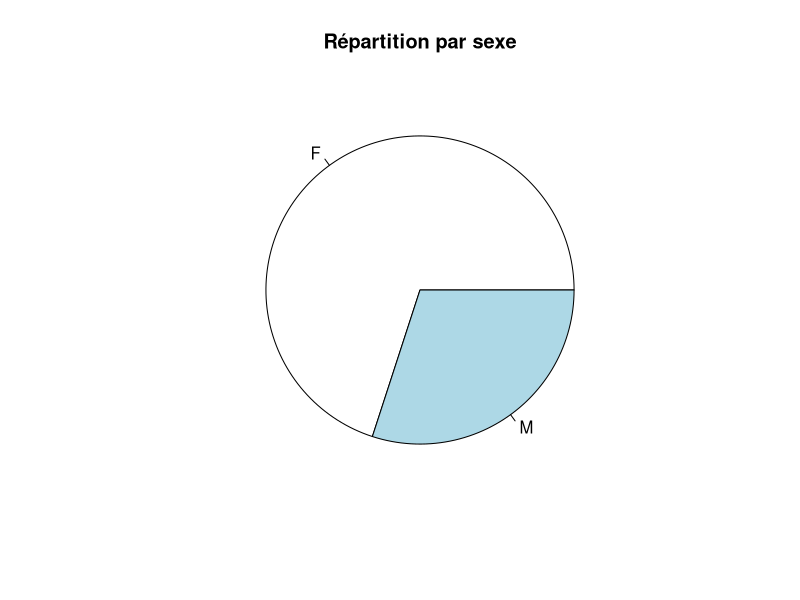
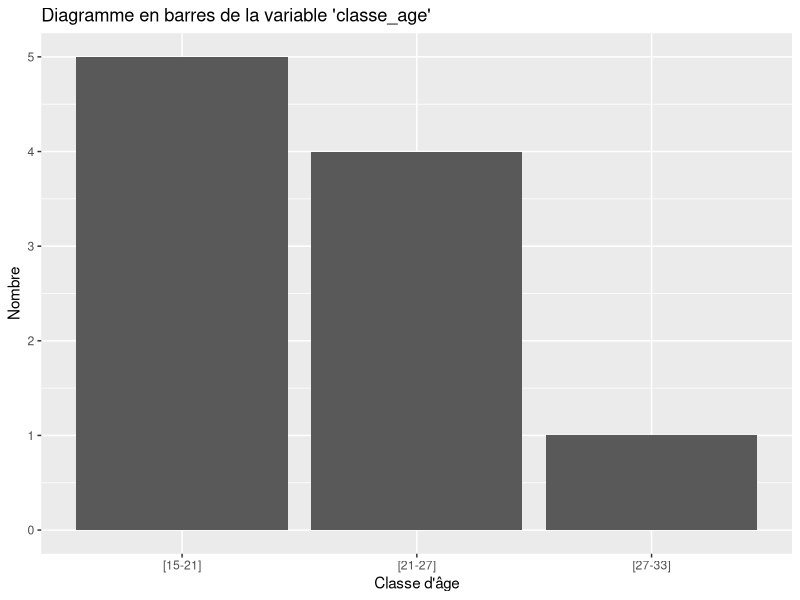

Reproduce these figures in R, in order.
#Création d'une base de donnée

Data_frame_JENEY <- data.frame(
  Nom = c("Astou","Hasna","Mame","Fatou","Khadidja","Sallah","Absa","Mati","Khadidjatou","Katy"),
  Age = c(26,22,16,21,19,18,33,25,17,20),
  Sexe = c("F","F","M","F","M","F","F","M","F","F"),
  Statut_Matimoniale = c("veuve","Marié","Celibataire","Celibataire","Marié","Marié","Divorcé","Marié","Celibataire","Celibataire"),
  Statut_social = c("Banquière","Journaliste","Maçon","Statisticienne","Infimière","medécin","Comptable","Restauratrice","Statisticienne","Statisticienne"),
  Nb_enfants = c(5,3,0,2,3,0,3,2,1,3)
)
View(Data_frame_JENEY)
Matice1 <- as.matrix(Data_frame_JENEY)

colnames(Matice1)<- c("Name","Age","Sex","marital_status","Social_status","number_of_children")
rownames(Matice1)<- c("SARR","COULIBALY","SOW","NDIAYE","FALL","FAYE","SENE","DIOUF","FAYE","NDIONE")

View(Matice1)

# Statistiques descriptives 
summary(Data_frame_JENEY)

# Supposons que 'df' est votre DataFrame et 'sexe' est la colonne qui contient le sexe
part <- table(Data_frame_JENEY$Sexe)

# Création du diagramme à secteurs
pie(part, labels = names(part), main = "Répartition par sexe")

# Supposons que 'df' est votre DataFrame et 'age' est la colonne qui contient l'âge

breaks <- seq(15, max(Data_frame_JENEY$Age), by = 6)
labels <- paste("[", breaks[-length(breaks)], "-", breaks[-1], "]", sep="")
Data_frame_JENEY$classe_age <- cut(Data_frame_JENEY$Age, breaks = breaks, include.lowest = TRUE, right = FALSE, labels = labels)

# Installation de la bibliothèque ggplot2 si elle n'est pas déjà installée
if (!require(ggplot2)) install.packages('ggplot2')

# Chargement de la bibliothèque ggplot2
library(ggplot2)

# Création du diagramme en barres
ggplot(Data_frame_JENEY, aes(x=classe_age)) +
  geom_bar() +
  xlab("Classe d'âge") +
  ylab("Nombre") +
  ggtitle("Diagramme en barres de la variable 'classe_age'")


#Convexité et Optimisation
#Minimiser f(x, y) = x^4 + y^4 
#sous les contraintes g1(x, y) = x + y - 1 =<0,  x >=0 y >=0 

# Définition de la fonction objectif et des contraintes
f <- function(x, y) {
  return(x^4 + y^4)
}

g1 <- function(x, y) {
  return(x + y - 1)
}

g2 <- function(x, y) {
  return(x)
}

g3 <- function(x, y) {
  return(y)
}

# Définition de la fonction de Lagrange
L <- function(x, y, lambda, mu1, mu2) {
  return(f(x, y) - lambda*g1(x, y) - mu1*g2(x, y) - mu2*g3(x, y))
}

# Dérivées partielles de L
df_dx <- function(x, y, lambda, mu1, mu2) {
  return(4*x^3 - lambda - mu1)
}

df_dy <- function(x, y, lambda, mu1, mu2) {
  return(4*y^3 - lambda - mu2)
}

# Conditions de dualité faible
dual_feasibility <- function(x, y, lambda, mu1, mu2) {
  return(lambda * g1(x, y) == 0 && mu1 * g2(x, y) == 0 && mu2 * g3(x, y) == 0)
}

# Conditions de primal feasibility
primal_feasibility <- function(x, y) {
  return(g1(x, y) <= 0 && g2(x, y) >= 0 && g3(x, y) >= 0)
}

# Initialisation
x <- 0
y <- 0
lambda <- 0
mu1 <- 0
mu2 <- 0

# Taux d'apprentissage
alpha <- 0.01

# Boucle d'optimisation
for (i in 1:1000) {
  # Mise à jour de x et y
  x <- x - alpha * df_dx(x, y, lambda, mu1, mu2)
  y <- y - alpha * df_dy(x, y, lambda, mu1, mu2)
  
  # Mise à jour de lambda, mu1 et mu2
  lambda <- lambda + alpha * g1(x, y)
  mu1 <- mu1 + alpha * g2(x, y)
  mu2 <- mu2 + alpha * g3(x, y)
  
  # Vérification des conditions d'arrêt
  if (primal_feasibility(x, y) && dual_feasibility(x, y, lambda, mu1, mu2) && abs(df_dx(x, y, lambda, mu1, mu2)) < 1e-6 && abs(df_dy(x, y, lambda, mu1, mu2)) < 1e-6) {
    break
  }
}

# Valeur optimale
optimal_value <- f(x, y)
print(paste("La valeur optimale est", optimal_value))


